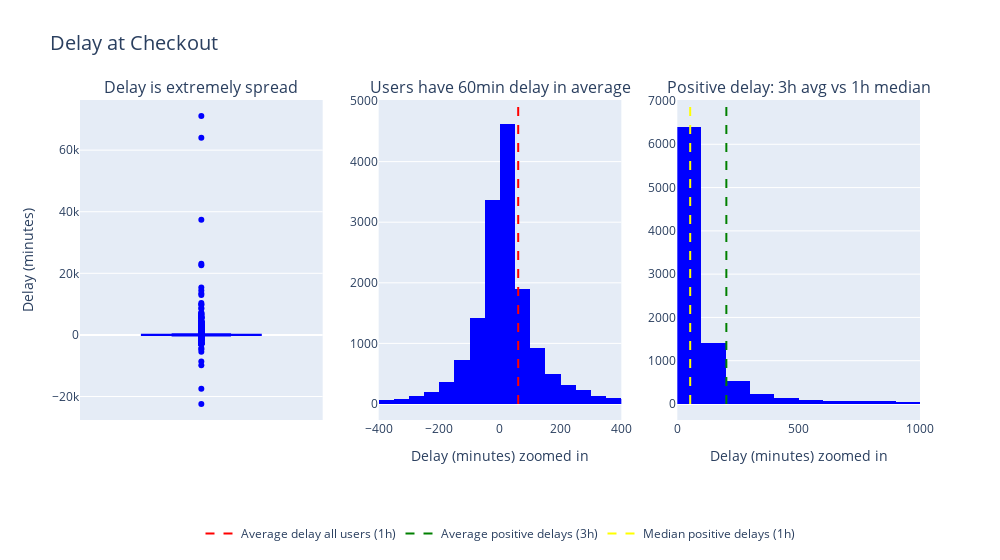

Notebook code for this chart:
### Code cell
# Create subplots
fig = sp.make_subplots(rows=1, cols=3, subplot_titles=("Delay is extremely spread", "Users have 60min delay in average","Positive delay: 3h avg vs 1h median"))

# First graph : Boxplot of delays
boxplot = go.Box(y=delay_df['delay_at_checkout_in_minutes'],showlegend=False, marker=dict(color='blue'), name='')
fig.add_trace(boxplot, row=1, col=1)
fig.update_yaxes(title_text="Delay (minutes)", row=1, col=1)


# Second graph : Histogram of delays
histogram1 = go.Histogram(x=delay_df['delay_at_checkout_in_minutes'],showlegend=False, marker=dict(color='blue') )
fig.add_trace(histogram1, row=1, col=2)
fig.update_xaxes(title_text="Delay (minutes) zoomed in", range=[-400, 400], row=1, col=2)
# Add average and its legend
fig.add_shape(type="line",x0=mean_delay,y0=0,x1=mean_delay,y1=5000,line=dict(color="red", width=2, dash="dash"),row=1,col=2,)
fig.add_trace(go.Scatter(x=[mean_delay], y=[0], mode="lines", name="Average delay all users (1h)", line=dict(color="red", width=2, dash="dash")), row=1, col=2)

# Third graph : Histogram of positive delays
histogram2 = go.Histogram(x=positive_delay_df['delay_at_checkout_in_minutes'],showlegend=False, marker=dict(color='blue'))
fig.add_trace(histogram2, row=1, col=3)
fig.update_xaxes(title_text="Delay (minutes) zoomed in", range=[0, 1000], row=1, col=3)
# Add average and its legend
fig.add_shape(type="line",x0=average_delay_for_positive_delay,y0=0,x1=average_delay_for_positive_delay,y1=7000,line=dict(color="green", width=2, dash="dash"),row=1,col=3)
fig.add_trace(go.Scatter(x=[average_delay_for_positive_delay], y=[0], mode="lines", name="Average positive delays (3h)", line=dict(color="green", width=2, dash="dash")), row=1, col=3)
# Add median and its legend
fig.add_shape(type="line",x0=median_delay_for_positive_delay,y0=0,x1=median_delay_for_positive_delay,y1=7000,line=dict(color="yellow", width=2, dash="dash"),row=1,col=3)
fig.add_trace(go.Scatter(x=[median_delay_for_positive_delay], y=[0], mode="lines", name="Median positive delays (1h)", line=dict(color="yellow", width=2, dash="dash")), row=1, col=3)

# Layout
fig.update_layout(title="Delay at Checkout",title_font=dict(size=20),legend=dict(orientation="h", yanchor="bottom", y=-0.4, xanchor="center", x=0.5),width=1000)

# Show the plot
fig.show()

### Figure 1 — Plotly figure (JSON) as saved in the notebook; plotly's stock layout.template omitted (floating-point values rounded to 4 significant figures; data arrays with more than 128 entries replaced by an {"elided": "..."} marker saying what was removed)
{"data": [{"marker": {"color": "blue"}, "name": "", "showlegend": false, "type": "box", "xaxis": "x", "y": {"elided": "16346 int values"}, "yaxis": "y"}, {"marker": {"color": "blue"}, "showlegend": false, "type": "histogram", "x": {"elided": "16346 int values"}, "xaxis": "x2", "yaxis": "y2"}, {"line": {"color": "red", "dash": "dash", "width": 2}, "mode": "lines", "name": "Average delay all users (1h)", "type": "scatter", "x": [60], "xaxis": "x2", "y": [0], "yaxis": "y2"}, {"marker": {"color": "blue"}, "showlegend": false, "type": "histogram", "x": {"elided": "9404 int values"}, "xaxis": "x3", "yaxis": "y3"}, {"line": {"color": "green", "dash": "dash", "width": 2}, "mode": "lines", "name": "Average positive delays (3h)", "type": "scatter", "x": [202], "xaxis": "x3", "y": [0], "yaxis": "y3"}, {"line": {"color": "yellow", "dash": "dash", "width": 2}, "mode": "lines", "name": "Median positive delays (1h)", "type": "scatter", "x": [53], "xaxis": "x3", "y": [0], "yaxis": "y3"}], "layout": {"annotations": [{"font": {"size": 16}, "showarrow": false, "text": "Delay is extremely spread", "x": 0.1444, "xanchor": "center", "xref": "paper", "y": 1, "yanchor": "bottom", "yref": "paper"}, {"font": {"size": 16}, "showarrow": false, "text": "Users have 60min delay in average", "x": 0.5, "xanchor": "center", "xref": "paper", "y": 1, "yanchor": "bottom", "yref": "paper"}, {"font": {"size": 16}, "showarrow": false, "text": "Positive delay: 3h avg vs 1h median", "x": 0.8556, "xanchor": "center", "xref": "paper", "y": 1, "yanchor": "bottom", "yref": "paper"}], "legend": {"orientation": "h", "x": 0.5, "xanchor": "center", "y": -0.4, "yanchor": "bottom"}, "shapes": [{"line": {"color": "red", "dash": "dash", "width": 2}, "type": "line", "x0": 60, "x1": 60, "xref": "x2", "y0": 0, "y1": 5000, "yref": "y2"}, {"line": {"color": "green", "dash": "dash", "width": 2}, "type": "line", "x0": 202, "x1": 202, "xref": "x3", "y0": 0, "y1": 7000, "yref": "y3"}, {"line": {"color": "yellow", "dash": "dash", "width": 2}, "type": "line", "x0": 53, "x1": 53, "xref": "x3", "y0": 0, "y1": 7000, "yref": "y3"}], "title": {"font": {"size": 20}, "text": "Delay at Checkout"}, "width": 1000, "xaxis": {"anchor": "y", "domain": [0, 0.2889]}, "xaxis2": {"anchor": "y2", "domain": [0.3556, 0.6444], "range": [-400, 400], "title": {"text": "Delay (minutes) zoomed in"}}, "xaxis3": {"anchor": "y3", "domain": [0.7111, 1], "range": [0, 1000], "title": {"text": "Delay (minutes) zoomed in"}}, "yaxis": {"anchor": "x", "domain": [0, 1], "title": {"text": "Delay (minutes)"}}, "yaxis2": {"anchor": "x2", "domain": [0, 1]}, "yaxis3": {"anchor": "x3", "domain": [0, 1]}}}
